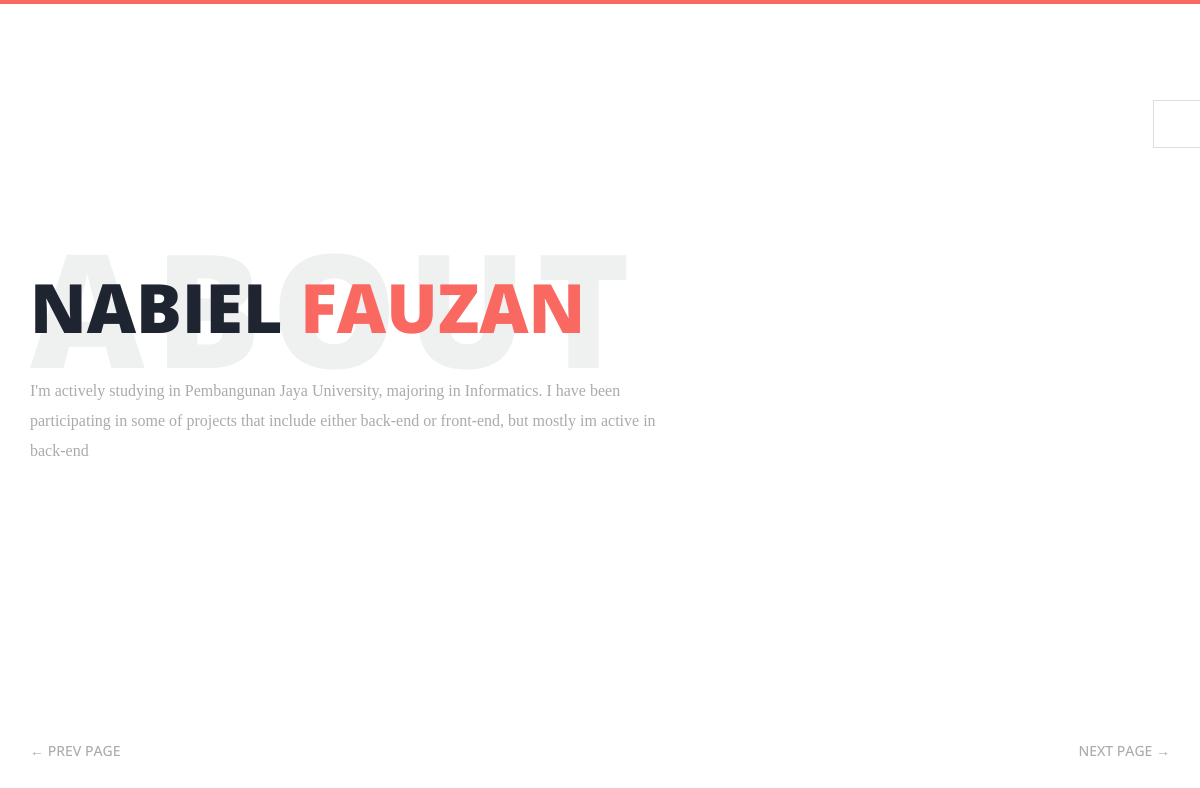
Screenshot of /welcome.php with the database file from the repository.
### tables this page shows
CREATE TABLE `home` (
  `id` int NOT NULL,
  `namaDepan` varchar(255) NOT NULL,
  `namaBelakang` varchar(255) NOT NULL,
  `deskripsiPanjang` varchar(255) NOT NULL,
  `biodataSingkat` varchar(255) NOT NULL
);

CREATE TABLE `biodata` (
  `id` int NOT NULL,
  `tanggalLahir` varchar(255) NOT NULL,
  `pemahamanBahasa` varchar(255) NOT NULL,
  `bidangKeahlian` varchar(255) NOT NULL,
  `ketersediaanFreelance` varchar(255) NOT NULL,
  `deskripsiSingkat` varchar(255) NOT NULL
);

### php/fungsi.php (called while the page is built, shortened)
<?php
function ambil_namaDepan($idNamaDepan){
    global $conn;
    $data = mysqli_query($conn, "SELECT namaDepan FROM home WHERE id='$idNamaDepan'");
    $row = mysqli_fetch_assoc($data);
    $text = $row['namaDepan'];
    return $text;
}
function ambil_namaBelakang($idNamaBelakang){
    global $conn;
    $data = mysqli_query($conn, "SELECT namaBelakang FROM home WHERE id='$idNamaBelakang'");
    $row = mysqli_fetch_assoc($data);
    $text = $row['namaBelakang'];
    return $text;
}
function ambil_deskripsiSingkat($idDeskripsiSingkat){
    global $conn;
    $data = mysqli_query($conn, "SELECT deskripsiSingkat FROM biodata WHERE id='$idDeskripsiSingkat'");
    $row = mysqli_fetch_assoc($data);
    $text = $row['deskripsiSingkat'];
    return $text;
}
?>

### welcome.php (the view, shortened to what this page needs)
<?php
include_once("php/koneksi.php");
include_once("php/fungsi.php");
?>
<!DOCTYPE html>
<html lang="zxx">
<head>
  <link rel="stylesheet" href="plugins/bootstrap/bootstrap.min.css">
  <link rel="stylesheet" href="plugins/animate.css">
  <link rel="stylesheet" href="plugins/slick/slick.css">
  <link rel="stylesheet" href="plugins/slick/slick-theme.css">
  <link rel="stylesheet" href="plugins/themefisher-fonts/css/themefisher-fonts.min.css">
  <link rel="stylesheet" href="css/style.css">
  <link rel="stylesheet" href="#" id="color-changer">
</head>
<body>
  <div class="preview-wrapper">
    <div class="switcher-head">
      <div class="switcher-trigger tf-tools"></div>
    </div>
  </div>
<main class="site-wrapper">
  <div class="pt-table">
    <div class="pt-tablecell page-welcome relative">
      <div class="container">
        <div class="row">
          <div class="col-xs-12 col-md-6 col-lg-7">
            <div class="page-title">
              <h2><?php echo ambil_namaDepan(1) ?> <span class="primary"><?php echo ambil_namaBelakang(1)?> </span> <span class="title-bg">About</span></h2>
              <p><?php echo ambil_deskripsiSingkat(1)?></p>
            </div>
          </div>
        </div>
      </div>
      <nav class="page-nav clear">
  <div class="container">
    <div class="flex flex-middle space-between">
      <span class="prev-page"><a href="index.php" class="link">&larr; Prev Page</a></span>
      <span class="next-page"><a href="about.php" class="link">Next Page &rarr;</a></span>
    </div>
  </div>
</nav>
    </div>
  </div>
</main>
</body>
</html>

### css/style.css (style rules this page uses)
body { font-family: "Libre Baskerville", serif; font-weight: 400; font-size: 16px; line-height: 30px; color: #ababab; }
a { color: inherit; transition: all 0.3s ease 0s; }
h1, h2, h3, h4, h5, h6 { color: #1e2530; font-family: "Open Sans", sans-serif; margin: 0; line-height: 1.3; }
p { margin-bottom: 20px; }
p:last-child { margin-bottom: 0; }
.clear:before, .clear:after { content: " "; display: table; }
.clear:after { clear: both; }
.pt-table { display: table; width: 100%; height: calc(100vh - 4px); }
.pt-tablecell { display: table-cell; vertical-align: middle; }
.relative { position: relative; }
.primary, .link:hover { color: #fa6862; }
.flex { display: -moz-flex; display: flex; }
.flex-middle { -moz-align-items: center; align-items: center; }
.space-between { -moz-justify-content: space-between; justify-content: space-between; }
.site-wrapper { border-top: 4px solid #fa6862; }
.page-title { margin-bottom: 75px; }
.page-title h2 { font-size: 68px; margin-bottom: 25px; position: relative; z-index: 0; font-weight: 900; text-transform: uppercase; }
.page-title p { font-size: 16px; }
.page-title .title-bg { color: rgba(30, 37, 48, 0.07); font-size: 158px; left: 0; letter-spacing: 10px; line-height: 0.7; position: absolute; right: 0; top: 50%; z-index: -1; transform: translateY(-50%); }
.page-nav { bottom: 40px; left: 0; position: absolute; right: 0; }
.page-nav span { font-family: "Open Sans", sans-serif; font-size: 14px; font-weight: 500; line-height: 1.3; text-transform: uppercase; }
.preview-wrapper { background-color: #fff; border: 1px solid #ddd; border-right: 0; color: #333; height: 150px; right: 0px; position: fixed; top: 100px; width: 260px; z-index: 1200; transition: all 0.4s ease-in-out 0s; transform: translateX(100%); }
.switcher-head { color: #333; font-size: 18px; font-weight: 600; height: 46px; line-height: 46px; position: relative; }
.switcher-trigger { background-color: #fff; border: 1px solid #ddd; border-right: 0; cursor: pointer; font-size: 20px; height: 48px; left: -48px; line-height: 46px; position: absolute; text-align: center; top: -1px; width: 48px; }

### rows the page displays
home: namaDepan "NABIEL", namaBelakang "FAUZAN"
biodata: deskripsiSingkat "I'm actively studying in Pembangunan Jaya University, majoring in Informatics. I have been participating in some of projects that include either back-end or front-end, but mostly im active in back-end"
